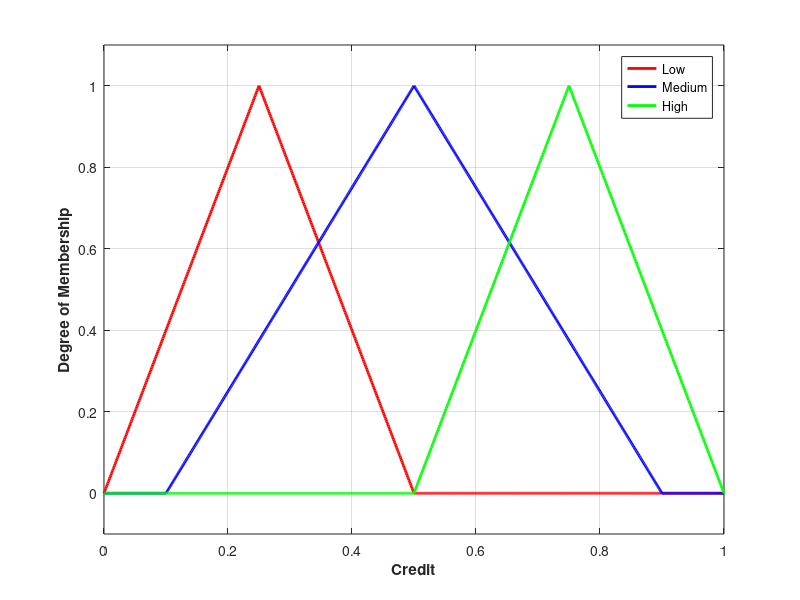
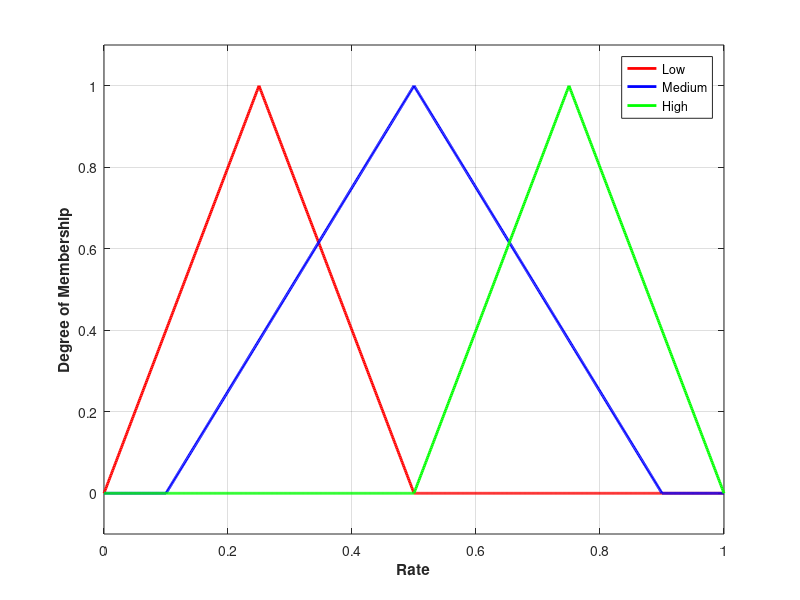
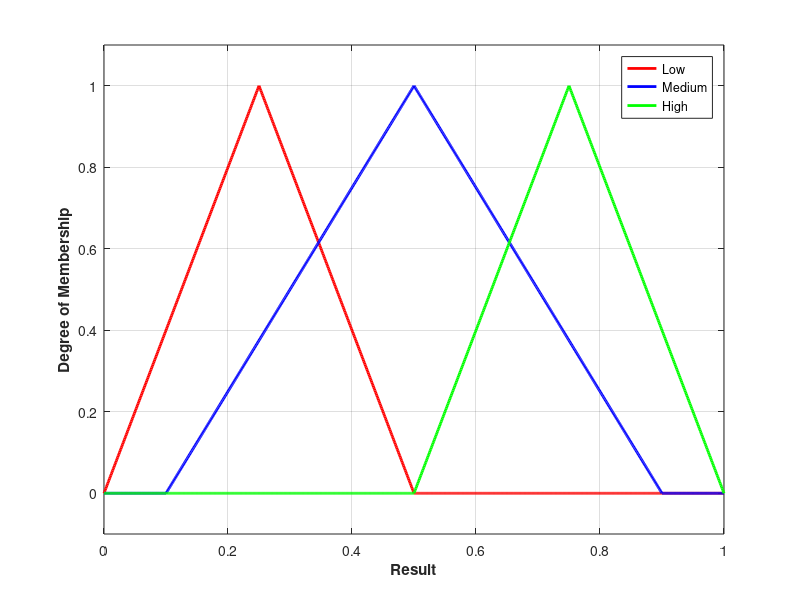

The MATLAB script that drew these images, in order: (Note: this script raises an error after producing the figures.)
function [Security, Utility] = CreateMemberFunction()

Security = newfis('Security');

%% Input membership function; Credit
Security = addvar(Security,'input','Credit',[0 1]);
Security = addmf(Security,'input',1,'Low','trimf',[0 .25 .5]);
Security = addmf(Security,'input',1,'Medium','trimf',[.1 .5 .9]);
Security = addmf(Security,'input',1,'High','trimf',[.5 .75 1 ]);

%% Input membership function; Rate
Security = addvar(Security,'input','Rate',[0 1]);
Security = addmf(Security,'input',2,'Low','trimf',[0 .25 .5]);
Security = addmf(Security,'input',2,'Medium','trimf',[.1 .5 .9]);
Security = addmf(Security,'input',2,'High','trimf',[.5 .75 1 ]);

%% Output membership function; Result
Security = addvar(Security,'output','Result',[0 1]);
Security = addmf(Security,'output',1,'Low','trimf',[0 .25 .5]);
Security = addmf(Security,'output',1,'Medium','trimf',[.1 .5 .9]);
Security = addmf(Security,'output',1,'High','trimf',[.5 .75 1 ]);

%% Show membership function
figure(1);
plotmf(Security,'input',1);
figure(2);
plotmf(Security,'input',2);
figure(3);
plotmf(Security,'output',1);

Utility = newfis('Utility');

%% Input membership function; Processing Capacity
Utility = addvar(Utility,'input','CPU',[10000 40000]);
Utility = addmf(Utility,'input',1,'Low','trimf',[10000 17500 25000]);
Utility = addmf(Utility,'input',1,'Medium','trimf',[13000 25000 37000]);
Utility = addmf(Utility,'input',1,'High','trimf',[25000 32500 40000 ]);

%% Input membership function; Memory
Utility = addvar(Utility,'input','Memory',[8192 16*1024]);
Utility = addmf(Utility,'input',2,'Low','trimf',[8192 10240 12288]);
Utility = addmf(Utility,'input',2,'Medium','trimf',[9011 12288 15564]);
Utility = addmf(Utility,'input',2,'High','trimf',[12288 14336 16*1024 ]);

%% Input membership function; BW
Utility = addvar(Utility,'input','Bandwidth',[10000 20000]);
Utility = addmf(Utility,'input',3,'Low','trapmf',[10000 10000 12500 15000]);
Utility = addmf(Utility,'input',3,'Medium','trimf',[12500 15000 17500]);
Utility = addmf(Utility,'input',3,'High','trapmf',[15000 17500 20000 20000]);

%% Input membership function; TaskLength
Utility = addvar(Utility,'input','TaskLength',[500 5000]);
Utility = addmf(Utility,'input',4,'Low','trimf',[500 1525 2750]);
Utility = addmf(Utility,'input',4,'Medium','trimf',[950 2750 4550]);
Utility = addmf(Utility,'input',4,'High','trimf',[2750 3875 5000]);

%% Output membership function; Result
Utility = addvar(Utility,'output','Result',[0 1]);
Utility = addmf(Utility,'output',1,'Low','trimf',[0 .25 .5]);
Utility = addmf(Utility,'output',1,'Medium','trimf',[.1 .5 .9]);
Utility = addmf(Utility,'output',1,'High','trimf',[.5 .75 1 ]);

figure(4);
subplot(3,2,1);
plotmf(Utility,'input',1);
figure(5);
plotmf(Utility,'input',2);
figure(6);
plotmf(Utility,'input',3)
figure(7);
plotmf(Utility,'input',4)
figure(8);
plotmf(Utility,'output',1)
end